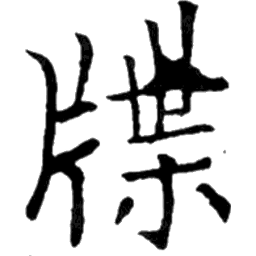
#> input picture _sync_work/px_eval_55k/gt_0.png, 256 x 256 px
$ python -i noise_clean_lab.py   (imports and definitions only)
#> lines starting #> are read from the running program, lines starting #| are printed output that depends on the picture; after the words box and inside, x2 and y2 are one past the last pixel; in counts of white or black regions, pixels touching at a corner belong together
#> further down, picture is the input picture: shape (256, 256); min 0, max 255, mean 207.7
# -*- coding: utf-8 -*-
"""noise_clean_lab.py — 本地实验: 拓片噪点清洗算法对比.

输入样例: _sync_work/samples/{205890,148960,49482}_orig.png (篆书拓片, 高噪)
网格对比 6 种算法, 输出 grid PNG:
  [orig | A 去孤立斑 | B 形态学开 | C 亮度阈值+主域
   | D 斑纹背景估计-残差 | E 中值滤波背景减 | F 连通域+拓扑过滤]

关键认识 (v1 失败教训):
  拓片笔画会断裂成多个连通域, "最大连通域=主字"假设不成立.
  正确思路: 笔画是"细长结构", 墨斑是"团块/孤立点" ->
  用形态学/拓扑特征区分, 而不是连通域大小.
"""
import os
import sys
import glob
import numpy as np
from PIL import Image
from scipy import ndimage

# [1 line not run here, left out]

ROOT = os.path.dirname(os.path.dirname(os.path.abspath(__file__)))
SAMPLES = os.path.join(ROOT, "_sync_work", "samples")
OUT = os.path.join(SAMPLES, "clean_lab")
# [1 line not run here, left out]


# ---------- 工具 ----------
def to_ink(a):
    return a < 128


def ink_to_img(ink, orig):
    """修复后的 ink 掩码 -> 保留原灰度质感的图"""
    out = orig.copy()
    out[ink] = 255
    return out


# ---------- 算法 ----------
# [40 lines left out: functions algo_a_remove_isolated, algo_b_open, algo_c_open_close, algo_d_bg_subtract, not called in this run]


def algo_e_median_bg(orig):
    """E: 中值背景估计 + 残差阈值 (更稳, 不放大孤立暗点)"""
    bg = ndimage.median_filter(orig, size=21)
    norm = orig.astype(np.float32) - bg.astype(np.float32)
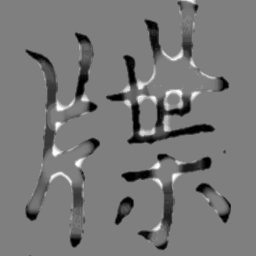
#> norm: shape (256, 256) float32; min -255, max 255, mean -14.7; drawn with min black and max white
    ink2 = norm > 40  # 显著比局部背景暗 = 笔画
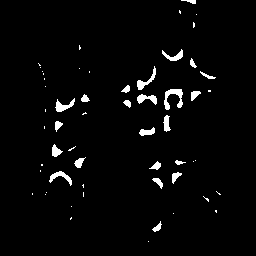
#> ink2: shape (256, 256) bool; 2.8% white; 56 white regions (33 under 20 px), largest, box (x1, y1, x2, y2) and area: (164, 89, 183, 110) 193, (137, 66, 156, 90) 127, (55, 98, 75, 112) 125
    ink2 = ndimage.binary_closing(ink2, structure=np.ones((3, 3), bool))
#> ink2: shape (256, 256) bool; 2.8% white; 55 white regions (33 under 20 px), largest, box (x1, y1, x2, y2) and area: (164, 89, 183, 110) 194, (137, 66, 156, 90) 127, (55, 98, 75, 112) 125
    return ink_to_img(ink2, orig)
#> in ink_to_img, `out[ink] = 255`: out: shape (256, 256); 1.33% of pixels changed, all inside (x1, y1, x2, y2) = (32, 1, 221, 232)


def algo_f_topo(orig):
    """F: 连通域 + 拓扑过滤: 保留 [面积大] 或 [细长比高] 的域;
    删 [小且圆] 的域 (墨斑特征). 细长比 = 面积/外接框面积 低 + 面积/周长 高"""
    ink = to_ink(orig)
#> in to_ink, `return a < 128`: returned value: shape (256, 256) bool; 18.5% white; 6 white regions (1 under 20 px), largest, box (x1, y1, x2, y2) and area: (106, 1, 229, 144) 4872, (26, 33, 100, 247) 4530, (122, 154, 211, 250) 1874, (196, 183, 231, 222) 551, (115, 197, 134, 225) 271
    lab, n = ndimage.label(ink)
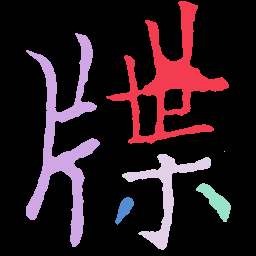
#> lab: shape (256, 256) int32; 7 distinct labels, from 0 to 6; one colour per label, 0 black
#> n = 6
    if n == 0:
        return orig
    sizes = np.bincount(lab.ravel()); sizes[0] = 0
#> after `sizes = np.bincount(lab.ravel())`: sizes = [53437, 4872, 4530, 1, 1874, 551, 271]
    keep_mask = np.zeros_like(ink)
    H, W = ink.shape
#> H = 256; W = 256
    for lb in range(1, n + 1):
        comp = lab == lb
        area = int(comp.sum())
        if area < 12:      # 极小点直接删
            continue
        ys, xs = np.where(comp)
        bh, bw = ys.max() - ys.min() + 1, xs.max() - xs.min() + 1
        fill = area / (bh * bw)          # 填充率: 团块高, 细长笔画低
        # 主字整体很大, 保留; 小而"方"的(填充率高)是斑纹团块
        if area > 0.02 * H * W:          # 大块 = 主字部件, 保留
            keep_mask |= comp
        elif fill < 0.45 and area > 40:  # 细长 = 笔画段
            keep_mask |= comp
#> this loop made 6 passes
#> (area, bh, bw, fill) on passes 1, 2, 4, 5, 6: (4872, 143, 123, 0.277), (4530, 214, 74, 0.286), (1874, 96, 89, 0.219), (551, 39, 35, 0.404), (271, 28, 19, 0.509)
#> pass 1, in algo_f_topo, `comp = lab == lb`:
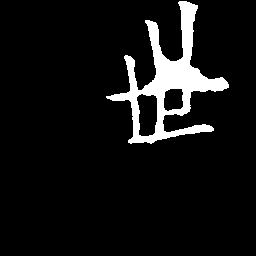
#> comp: shape (256, 256) bool; 7.4% white; 1 white region, box (x1, y1, x2, y2) and area: (106, 1, 229, 144) 4872
#> after the loop:
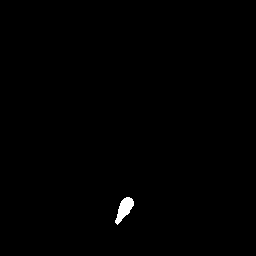
#> comp: shape (256, 256) bool; 0.41% white; 1 white region, box (x1, y1, x2, y2) and area: (115, 197, 134, 225) 271
#> after the loop:
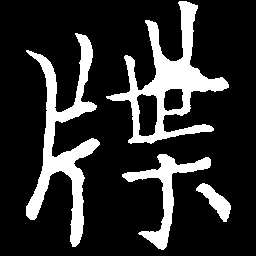
#> keep_mask: shape (256, 256) bool; 18% white; 4 white regions, box (x1, y1, x2, y2) and area: (106, 1, 229, 144) 4872, (26, 33, 100, 247) 4530, (122, 154, 211, 250) 1874, (196, 183, 231, 222) 551
        # 其余: 小而方 -> 删
    return ink_to_img(keep_mask, orig)
#> in ink_to_img (call 2), `out[ink] = 255`:
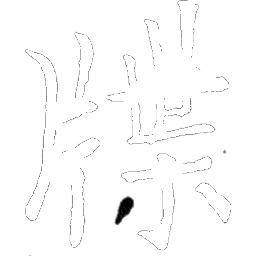
#> out: shape (256, 256); min 0, max 255, mean 252


ALGOS = [
    ("A_isolated", algo_a_remove_isolated),
    ("B_open5", algo_b_open),
    ("C_open_close", algo_c_open_close),
    ("D_bgmax", algo_d_bg_subtract),
    ("E_median", algo_e_median_bg),
    ("F_topo", algo_f_topo),
    ("G_hyst100", lambda o: algo_g_hysteresis(o, 100, 128)),
    ("H_hyst110", lambda o: algo_g_hysteresis(o, 110, 140)),
    ("I_hyst+E", lambda o: with_edge_band(lambda x: algo_g_hysteresis(x, 100, 128), o)),
    ("J_topo+hyst", lambda o: with_edge_band(lambda x: algo_j_topo_hyst(x), o)),
    ("K_E+topo", lambda o: with_edge_band(lambda x: algo_k_median_topo(x), o)),
    ("L_res_hyst", lambda o: with_edge_band(lambda x: algo_l_residual_hyst(x), o)),
]


def algo_k_median_topo(orig):
    """K: 中值残差(40) + 拓扑过滤(删小而方的残斑)"""
    m = np.asarray(algo_e_median_bg(orig), dtype=np.uint8)
    return algo_f_topo(m)


# [77 lines left out: functions algo_l_residual_hyst, algo_g_hysteresis, with_edge_band, algo_j_topo_hyst, main, not called in this run]


# [2 lines not run here, left out]

>>> import cv2
>>> picture = cv2.imread('../_sync_work/px_eval_55k/gt_0.png', cv2.IMREAD_GRAYSCALE)
>>> result = algo_k_median_topo(picture)

$ run again, on tools/compose_sample.png
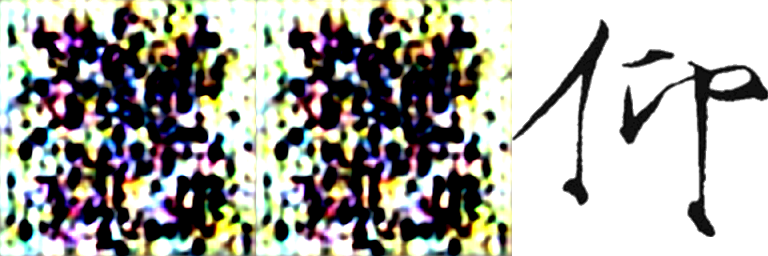
#> input picture tools/compose_sample.png, 768 x 256 px
#> out: shape (256, 768); min 0, max 255, mean 173.6
#> in algo_f_topo, `lab, n = ndimage.label(ink)`:
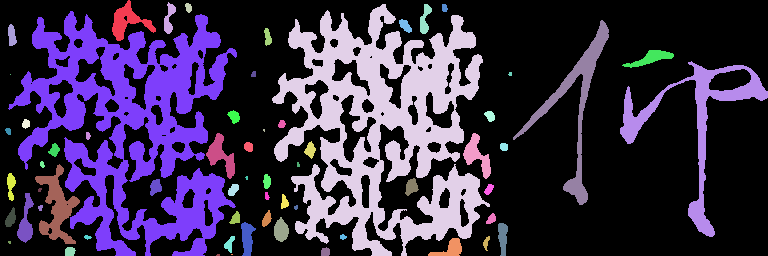
#> lab: shape (256, 768) int32; 63 distinct labels, from 0 to 62; one colour per label, 0 black
#> n = 62
#> sizes = 63 values, max 133548 at index 0, min 1 at index 16, mean 3120.8
#> the loop in algo_f_topo, `for lb in range(1, n + 1):` made 62 passes
#> (area, bh, bw, fill) on passes 1 to 8: (675, 41, 44, 0.374), (201, 32, 12, 0.523), (52, 10, 7, 0.743), (25128, 252, 218, 0.457), (199, 30, 12, 0.553), (40, 8, 6, 0.833), (23222, 245, 229, 0.414), (109, 14, 13, 0.599)
#> in ink_to_img (call 2), `out[ink] = 255`:
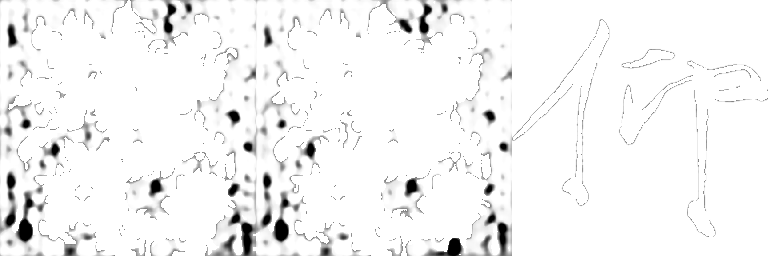
#> out: shape (256, 768); min 0, max 255, mean 244.1
